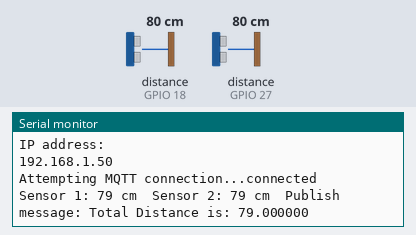
Bench run of a sketch on a simulated ESP32. Shown: the last lines printed to the serial monitor. Wiring (inferred from the names in the program): 2 × ultrasonic range finder: trigger GPIO 5, echo GPIO 18 / trigger GPIO 14, echo GPIO 27. The inputs (shaded band) are chosen by the test bench; at power-on: distance to the obstacle (sensors on GPIO 18, GPIO 27) 80 cm. The echo pulse lasts 58.3 µs per cm; WiFi joins after 1.5 s; servers stay silent unless stated; random numbers use the default seed unless the sketch sets one; no MQTT or app messages arrive unless stated.

Above: at 2.7 s.
2.8 s: distance to the obstacle (sensor on GPIO 18) set to 2 cm
At 5.4 s:
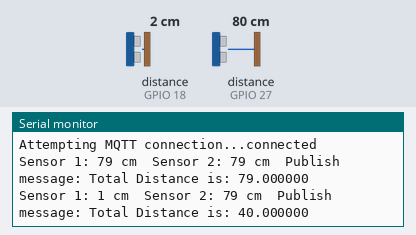
6.7 s: distance to the obstacle (sensor on GPIO 27) set to 2 cm
At 12.5 s:
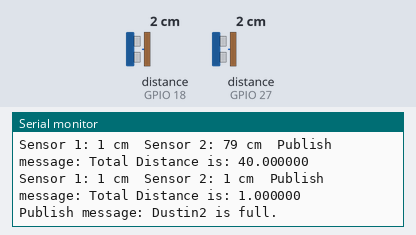

The sketch:

Using_MQTT_2.ino
```cpp
#include <WiFi.h>
#include <PubSubClient.h>
#include <ESP_Mail_Client.h>
#include "credentials.h"

#define TRIG_PIN_1 5
#define ECHO_PIN_1 18
#define TRIG_PIN_2 14
#define ECHO_PIN_2 27

SMTPSession smtp;

WiFiClient espClient;
PubSubClient client(espClient);
unsigned long lastMsg = 0;
#define MSG_BUFFER_SIZE	(50)
char msg[MSG_BUFFER_SIZE];


void setup_wifi() {

  delay(10);
  // We start by connecting to a WiFi network
  Serial.println();
  Serial.print("Connecting to ");
  Serial.println(WIFI_SSID);

  WiFi.mode(WIFI_STA);
  WiFi.begin(WIFI_SSID, WIFI_PASSWORD);

  while (WiFi.status() != WL_CONNECTED) {
    delay(500);
    Serial.print(".");
  }

  randomSeed(micros());

  Serial.println("");
  Serial.println("WiFi connected");
  Serial.println("IP address: ");
  Serial.println(WiFi.localIP());
}

void callback(char* topic, byte* payload, unsigned int length) {
  Serial.print("Message arrived [");
  Serial.print(topic);
  Serial.print("] ");
  for (int i = 0; i < length; i++) {
    Serial.print((char)payload[i]);
  }
  Serial.println();

}

void reconnect() {
  // Loop until we're reconnected
  while (!client.connected()) {
    Serial.print("Attempting MQTT connection...");
    // Create a random client ID
    String clientId = "ESP32Client-";
    clientId += String(random(0xffff), HEX);
    // Attempt to connect
    if (client.connect(clientId.c_str())) {
      Serial.println("connected");
      // Once connected, publish an announcement...
      client.publish("device/dustbin2", "MQTT Server is connected");
      // ... and resubscribe
      //client.subscribe("device/led");
    } else {
      Serial.print("failed, rc=");
      Serial.print(client.state());
      Serial.println(" try again in 5 seconds");
      // Wait 5 seconds before retrying
      delay(5000);
    }
  }
}


void setup() {
  Serial.begin(115200);
  pinMode(TRIG_PIN_1, OUTPUT);
  pinMode(ECHO_PIN_1, INPUT);

  pinMode(TRIG_PIN_2, OUTPUT);
  pinMode(ECHO_PIN_2, INPUT);
  setup_wifi();
  client.setServer(MQTT_SERVER, 1883);
  client.setCallback(callback);
  smtp.debug(1);

}

long readUltrasonicDistance(int trigPin, int echoPin) {
  digitalWrite(trigPin, LOW);
  delayMicroseconds(2);
  digitalWrite(trigPin, HIGH);
  delayMicroseconds(10);
  digitalWrite(trigPin, LOW);

  long duration = pulseIn(echoPin, HIGH, 30000); // Timeout 30ms to avoid blocking
  long distance = duration * 0.034 / 2; // Convert to cm
  return distance;
}


void loop() {

  if (!client.connected()) {
    reconnect();
  }
  client.loop();

  unsigned long now = millis();
  if (now - lastMsg > 2000) {
    lastMsg = now;
    long distance1 = readUltrasonicDistance(TRIG_PIN_1, ECHO_PIN_1);
    long distance2 = readUltrasonicDistance(TRIG_PIN_2, ECHO_PIN_2);
    float meanDistance = (distance1 + distance2) / 2.0;
    Serial.print("Sensor 1: ");
    Serial.print(distance1);
    Serial.print(" cm\t");

    Serial.print("Sensor 2: ");
    Serial.print(distance2);
    Serial.print(" cm\t");

    snprintf (msg, MSG_BUFFER_SIZE, "Total Distance is: %4f", meanDistance);
    Serial.print("Publish message: ");
    Serial.println(msg);
    delay(3000);
    client.publish("device/dustbin2", msg);
    if(meanDistance<4)
    {
        snprintf (msg, MSG_BUFFER_SIZE, "Dustin2 is full.");
        Serial.print("Publish message: ");
        Serial.println(msg);
        delay(3000);
        client.publish("device/dustbin2", msg);

        smtp.debug(1);
        ESP_Mail_Session session;
        session.server.host_name = SMTP_SERVER ;
        session.server.port = SMTP_PORT;
        session.login.email = SENDER_EMAIL;
        session.login.password = SENDER_PASSWORD;
        session.login.user_domain = "";
        /* Declare the message class */

        SMTP_Message message;
        message.sender.name = "ESP 32";
        message.sender.email = SENDER_EMAIL;
        message.subject = "Dustbin Level";
        message.addRecipient(RECIPIENT_NAME,RECIPIENT_EMAIL);
        //Send HTML message
        String htmlMsg = "<div style=\"color:#000000;\"><h1> Dustbin-2 Filled!</h1><p>Dustbin-2 is full. It needs to clean up as early as possible.</p></div>";
        message.html.content = htmlMsg.c_str();
        message.html.content = htmlMsg.c_str();
        message.text.charSet = "us-ascii";
        message.html.transfer_encoding = Content_Transfer_Encoding::enc_7bit;
        if (!smtp.connect(&session))
        {
          return;
        }

        if (!MailClient.sendMail(&smtp, &message))
        {
          Serial.println("Error sending Email, " + smtp.errorReason());
        }
        delay(15000);
    }


  }
}
```

Measured:
- after the input at 2.8 s, the serial monitor: prints a new line after 2.2 s (image 1)
- after the input at 6.7 s, the serial monitor: prints a new line after 1.3 s (image 2)
